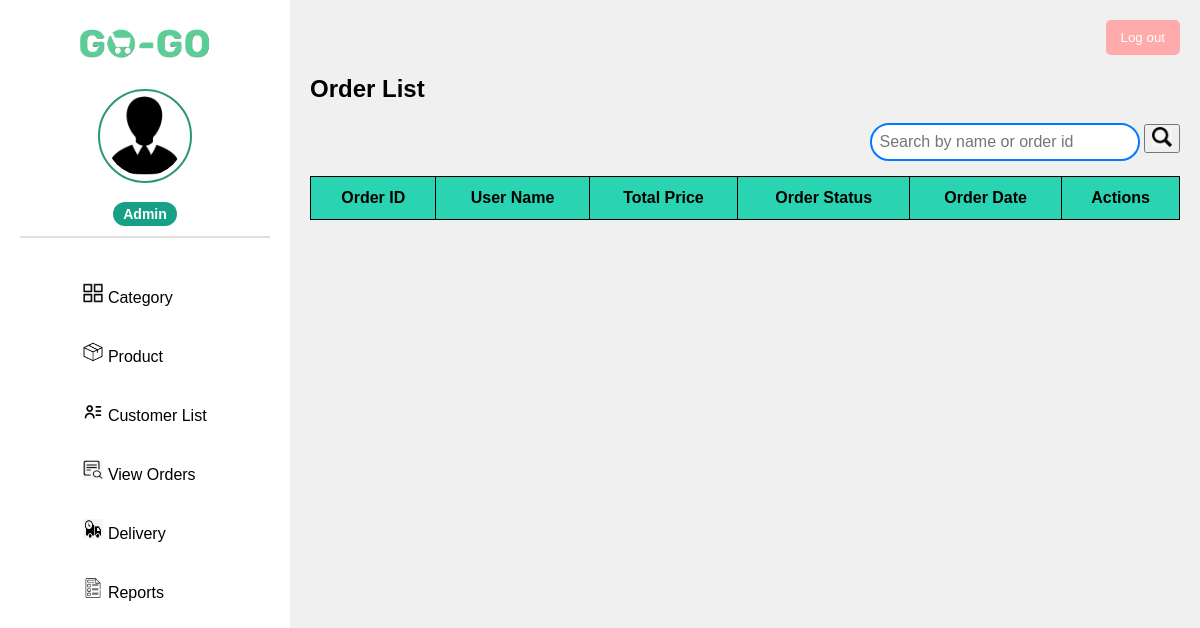
Page /admin/Siderbar_ViewOrders.php (signed in) on the earlier database version.
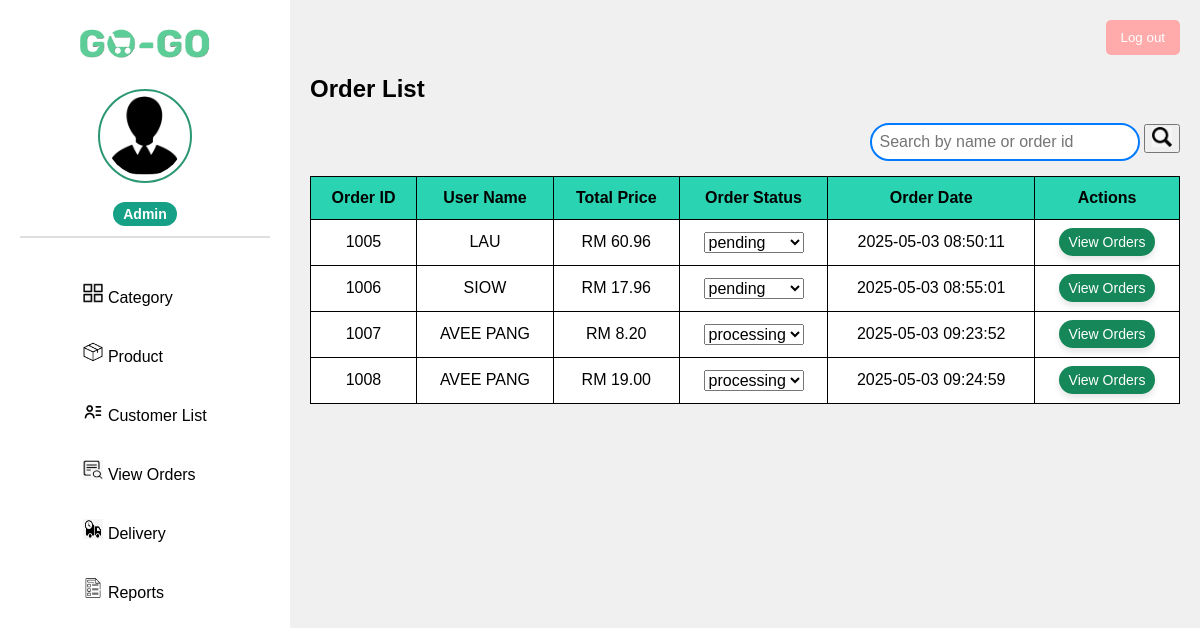
Same page on the later database version.
### tables this page shows
CREATE TABLE `orders` (
  `order_id` int(11) NOT NULL,
  `user_id` int(11) NOT NULL,
  `shipping_address_id` int(11) NOT NULL,
  `order_date` timestamp NOT NULL DEFAULT current_timestamp(),
  `subtotal` decimal(10,2) NOT NULL,
  `total_amount` decimal(12,2) NOT NULL,
  `DISCOUNT_AMOUNT` decimal(10,2) DEFAULT 0.00,
  `delivery_fee` decimal(10,2) DEFAULT 5.00,
  `order_status` enum('pending','processing','shipped','delivered') DEFAULT 'pending',
  `admin_id` int(11) DEFAULT NULL
);

CREATE TABLE `users` (
  `user_id` int(11) NOT NULL,
  `user_name` varchar(100) NOT NULL,
  `email` varchar(255) NOT NULL,
  `user_password` varchar(255) NOT NULL,
  `user_phone_num` varchar(15) DEFAULT NULL,
  `user_created_at` timestamp NOT NULL DEFAULT current_timestamp(),
  `admin_id` int(11) DEFAULT NULL,
  `birth_date` date DEFAULT NULL,
  `status` varchar(20) DEFAULT 'active'
);

### admin/Siderbar_ViewOrders.php (the view, shortened to what the changed rows need)
<?php
include '../db_connection.php';
function getOrderStatuses($conn)
{
    $sql_enum = "SELECT COLUMN_TYPE
                 FROM INFORMATION_SCHEMA.COLUMNS
                 WHERE TABLE_NAME = 'orders' AND COLUMN_NAME = 'order_status'";
    $result = $conn->query($sql_enum);
    if ($result && $result->num_rows > 0) {
        $row = $result->fetch_assoc();
        $enum_values = substr($row['COLUMN_TYPE'], 5, -1);
        $statuses = explode("','", $enum_values);
        return $statuses;
    } else {
        return [];
    }
}
$orderStatuses = getOrderStatuses($conn);
?>
<!DOCTYPE html>
<html lang="en">
<head>
    <link rel="stylesheet" href="../assets/css/ViewOrder.css">
    <link rel="stylesheet" href="../assets/css/Global_style.css">
</head>
<body>
    <div class="dashboard-container">
        <main class="main-content">
            <div class="order-section">
                <h2>Order List</h2>
                <table cellpadding="10" cellspacing="0">
                    <thead>
                        <tr>
                            <th>Order ID</th>
                            <th>User Name</th>
                            <th>Total Price</th>
                            <th>Order Status</th>
                            <th>Order Date</th>
                            <th>Actions</th>
                        </tr>
                    </thead>
                    <tbody>
                        <?php
                        $search = $_GET['search'] ?? '';
                        $search = trim($search);
                        if ($search !== '') {
                            $search = trim($search);
                            $sql = "SELECT o.order_id, u.user_name, o.total_amount, o.order_status, o.order_date, o.user_id
                                    FROM `orders` o
                                    JOIN `users` u ON o.user_id = u.user_id
                                    WHERE o.order_id LIKE ? OR u.user_name LIKE ?";
                            $stmt = $conn->prepare($sql);
                            $searchParam = "%$search%";
                            $stmt->bind_param("ss", $searchParam, $searchParam);
                        } else {
                            $sql = "SELECT o.order_id, u.user_name, o.total_amount, o.order_status, o.order_date, o.user_id
                                    FROM `orders` o
                                    JOIN `users` u ON o.user_id = u.user_id";
                            $stmt = $conn->prepare($sql);
                        }
                        $stmt->execute();
                        $result = $stmt->get_result();
                        if ($result && $result->num_rows > 0) {
                            while ($row = $result->fetch_assoc()) {
                                echo "<tr>";
                                echo "<td>" . $row['order_id'] . "</td>";
                                echo "<td>" . $row['user_name'] . "</td>";
                                echo "<td>RM " . number_format($row['total_amount'], 2) . "</td>";
                                echo "<td>";
                                echo "<form method='POST' action='' id='statusForm_{$row['order_id']}'>";
                                echo "<select name='order_status' onchange='submitForm({$row['order_id']})'>";
                                foreach ($orderStatuses as $status) {
                                    $selected = ($status == $row['order_status']) ? "selected" : "";
                                    echo "<option value='$status' $selected>$status</option>";
                                }
                                echo "</select>";
                                echo "</form>";
                                echo "</td>";
                                echo "<td>" . $row['order_date'] . "</td>";
                                echo "<td><a href='javascript:void(0);' class='view-order-btn' onclick='showOrderDetails(" . $row['user_id'] . ")'>View Orders</a></td>";
                                echo "</tr>";
                            }
                        }
                        ?>
                    </tbody>
                </table>
            </div>
        </main>
    </div>
</body>
</html>

Differences in the rows shown:
added orders: order_id "1005", user.user_name "LAU", total_amount "60.96", order_status "pending", order_date "2025-05-03 08:50:11"
added orders: order_id "1006", user.user_name "SIOW", total_amount "17.96", order_status "pending", order_date "2025-05-03 08:55:01"
added orders: order_id "1007", user.user_name "AVEE PANG", total_amount "8.20", order_status "processing", order_date "2025-05-03 09:23:52"
added orders: order_id "1008", user.user_name "AVEE PANG", total_amount "19.00", order_status "processing", order_date "2025-05-03 09:24:59"
